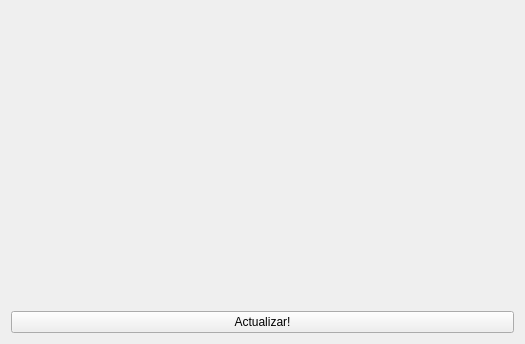
<?xml version="1.0" encoding="UTF-8"?>
<ui version="4.0">
 <class>Form</class>
 <widget class="QWidget" name="Form">
  <property name="geometry">
   <rect>
    <x>0</x>
    <y>0</y>
    <width>525</width>
    <height>344</height>
   </rect>
  </property>
  <property name="windowTitle">
   <string>Form</string>
  </property>
  <layout class="QVBoxLayout" name="verticalLayout">
   <item>
    <widget class="QStackedWidget" name="plotter_container">
     <widget class="QWidget" name="page"/>
     <widget class="QWidget" name="page_2"/>
    </widget>
   </item>
   <item>
    <widget class="QPushButton" name="update_button">
     <property name="text">
      <string>Actualizar!</string>
     </property>
    </widget>
   </item>
  </layout>
 </widget>
 <resources/>
 <connections/>
</ui>
